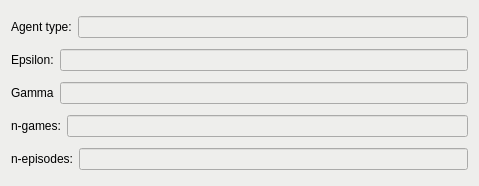
<?xml version="1.0" encoding="UTF-8"?>
<ui version="4.0">
 <class>MonteCarlo</class>
 <widget class="QWidget" name="MonteCarlo">
  <property name="geometry">
   <rect>
    <x>0</x>
    <y>0</y>
    <width>479</width>
    <height>186</height>
   </rect>
  </property>
  <property name="windowTitle">
   <string>Form</string>
  </property>
  <property name="styleSheet">
   <string notr="true">background-color: rgb(238, 238, 236);</string>
  </property>
  <layout class="QHBoxLayout" name="horizontalLayout_2">
   <item>
    <layout class="QVBoxLayout" name="verticalLayout">
     <item>
      <layout class="QHBoxLayout" name="horizontalLayout">
       <item>
        <widget class="QLabel" name="label">
         <property name="text">
          <string>Agent type:</string>
         </property>
        </widget>
       </item>
       <item>
        <widget class="QLineEdit" name="type">
         <property name="enabled">
          <bool>false</bool>
         </property>
        </widget>
       </item>
      </layout>
     </item>
     <item>
      <layout class="QHBoxLayout" name="horizontalLayout_4">
       <item>
        <widget class="QLabel" name="label_2">
         <property name="text">
          <string>Epsilon:</string>
         </property>
        </widget>
       </item>
       <item>
        <widget class="QLineEdit" name="epsilon">
         <property name="enabled">
          <bool>false</bool>
         </property>
        </widget>
       </item>
      </layout>
     </item>
     <item>
      <layout class="QHBoxLayout" name="horizontalLayout_3">
       <item>
        <widget class="QLabel" name="label_3">
         <property name="text">
          <string>Gamma</string>
         </property>
        </widget>
       </item>
       <item>
        <widget class="QLineEdit" name="gamma">
         <property name="enabled">
          <bool>false</bool>
         </property>
        </widget>
       </item>
      </layout>
     </item>
     <item>
      <layout class="QHBoxLayout" name="horizontalLayout_5">
       <item>
        <widget class="QLabel" name="label_4">
         <property name="text">
          <string>n-games:</string>
         </property>
        </widget>
       </item>
       <item>
        <widget class="QLineEdit" name="n_games">
         <property name="enabled">
          <bool>false</bool>
         </property>
        </widget>
       </item>
      </layout>
     </item>
     <item>
      <layout class="QHBoxLayout" name="horizontalLayout_6">
       <item>
        <widget class="QLabel" name="label_5">
         <property name="text">
          <string>n-episodes:</string>
         </property>
        </widget>
       </item>
       <item>
        <widget class="QLineEdit" name="n_episodes">
         <property name="enabled">
          <bool>false</bool>
         </property>
        </widget>
       </item>
      </layout>
     </item>
    </layout>
   </item>
  </layout>
 </widget>
 <resources/>
 <connections/>
</ui>
